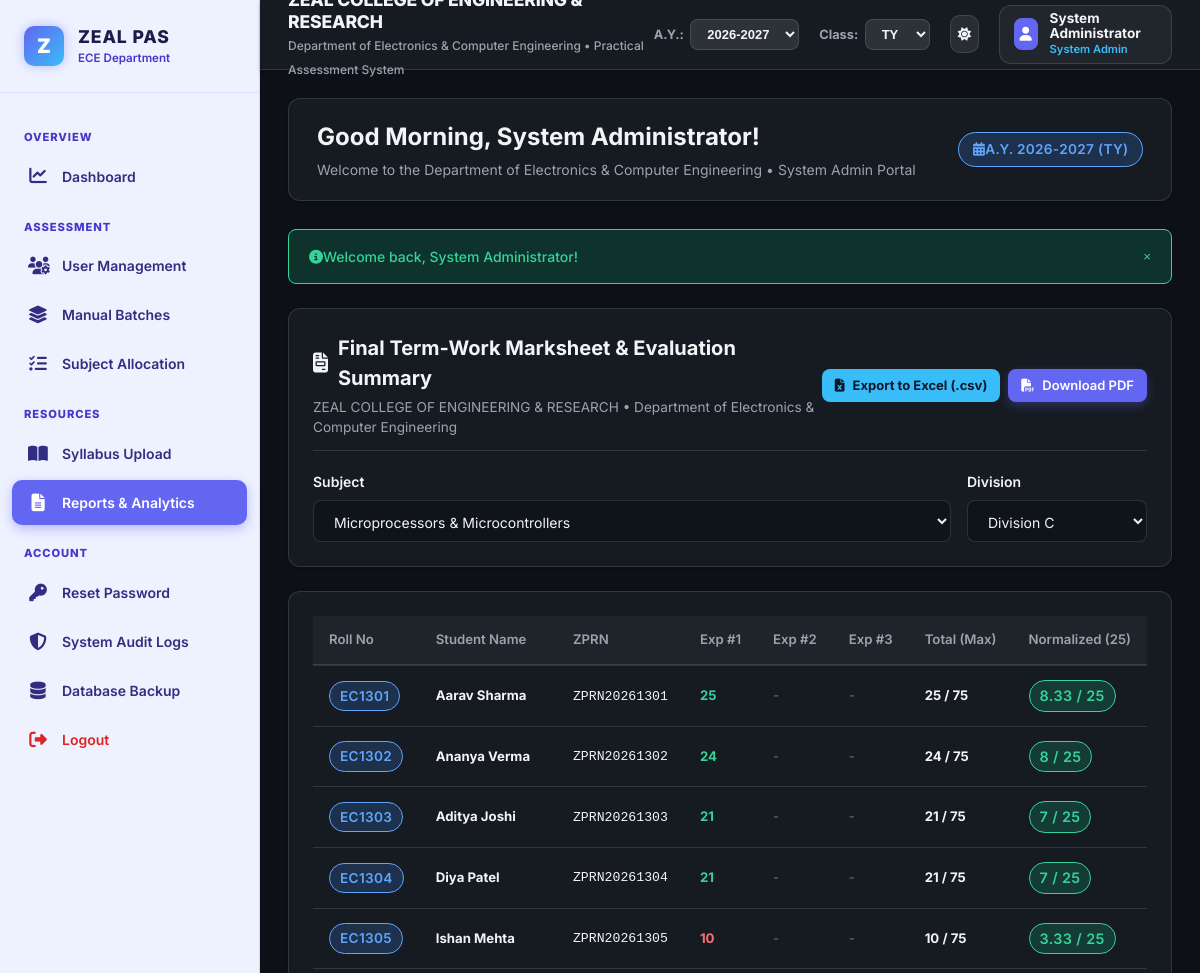
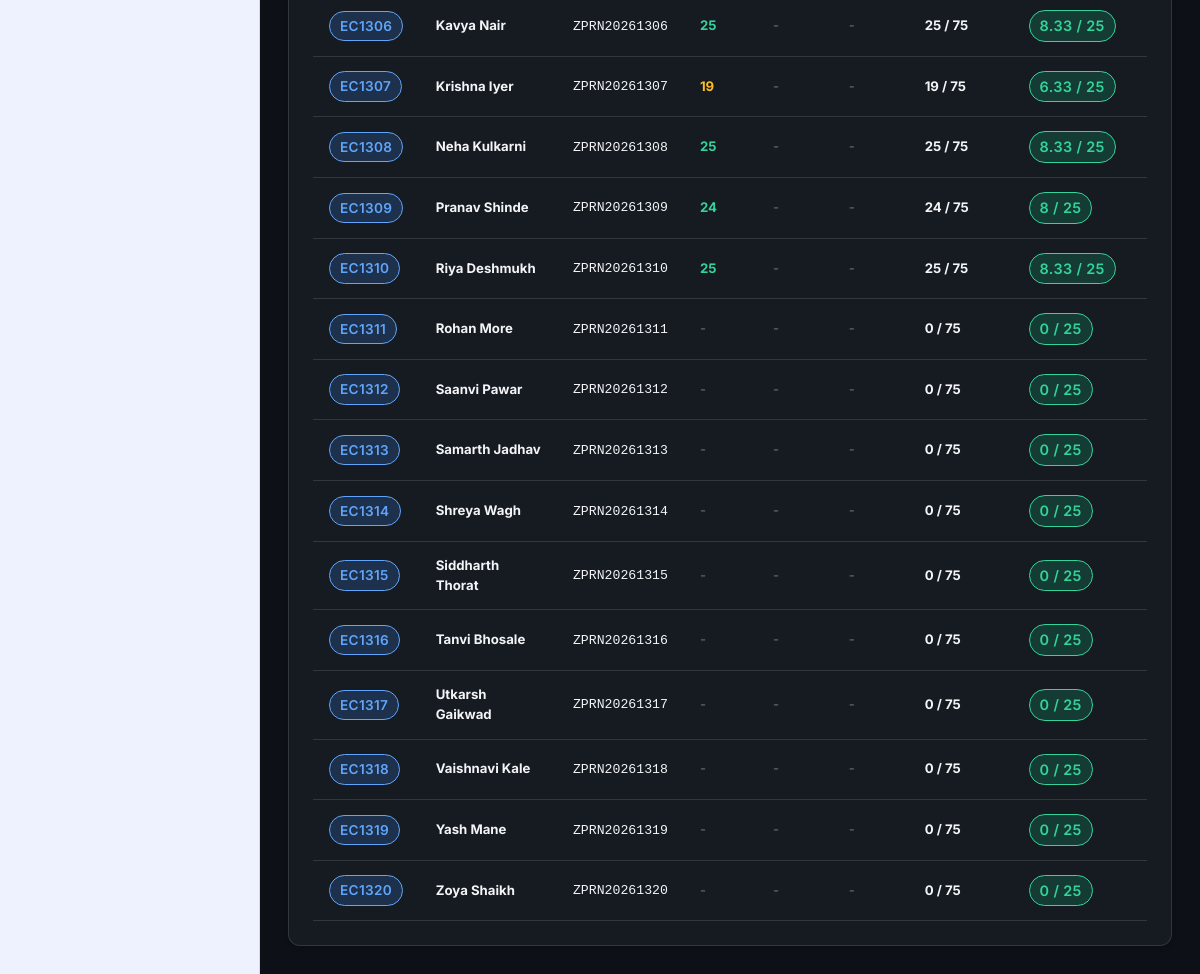
Screenshot of /reports/final_marksheet.php (signed in) with the database file from the repository (2 pictures, top to bottom).
### tables this page shows
CREATE TABLE `practicals` (
  `id` INT AUTO_INCREMENT PRIMARY KEY,
  `subject_name` VARCHAR(100) NOT NULL,
  `exp_no` INT NOT NULL,
  `title` VARCHAR(255) NOT NULL,
  `class` ENUM('FY', 'SY', 'TY', 'BY') NOT NULL DEFAULT 'TY',
  `division` VARCHAR(10) NOT NULL,
  `batch_id` INT NOT NULL,
  `faculty_id` INT NOT NULL,
  `scheduled_date` DATE NOT NULL,  
  `academic_year` VARCHAR(20) NOT NULL DEFAULT '2026-2027',
  `created_at` TIMESTAMP DEFAULT CURRENT_TIMESTAMP,
  CONSTRAINT `fk_pract_batch` FOREIGN KEY (`batch_id`) REFERENCES `batches` (`id`) ON DELETE CASCADE,
  CONSTRAINT `fk_pract_faculty` FOREIGN KEY (`faculty_id`) REFERENCES `users` (`id`) ON DELETE CASCADE,
  INDEX `idx_exp_subj` (`subject_name`, `exp_no`)
);

CREATE TABLE `users` (
  `id` INT AUTO_INCREMENT PRIMARY KEY,
  `full_name` VARCHAR(100) NOT NULL,
  `email` VARCHAR(100) UNIQUE NOT NULL,
  `password` VARCHAR(255) NOT NULL,  
  `role` ENUM('admin', 'hod', 'gfm', 'faculty', 'student', 'parent') NOT NULL,
  `student_roll_no` VARCHAR(20) DEFAULT NULL,
  `zprn` VARCHAR(50) DEFAULT NULL,
  `class` ENUM('FY', 'SY', 'TY', 'BY') DEFAULT 'TY',
  `division` VARCHAR(10) DEFAULT 'Division C',
  `phone` VARCHAR(20) DEFAULT NULL,
  `created_at` TIMESTAMP DEFAULT CURRENT_TIMESTAMP,
  INDEX `idx_role` (`role`),
  INDEX `idx_roll` (`student_roll_no`),
  INDEX `idx_class_div` (`class`, `division`)
);

### config/database.php (called while the page is built, shortened)
<?php
function execute_prepared($conn, $sql, $types = "", $params = []) {
    $stmt = mysqli_prepare($conn, $sql);
    if (!empty($types) && !empty($params)) {
        mysqli_stmt_bind_param($stmt, $types, ...$params);
    }
    if (mysqli_stmt_execute($stmt)) {
        return $stmt;
    } else {
        error_log("Execute failed: " . mysqli_stmt_error($stmt));
        mysqli_stmt_close($stmt);
        return false;
    }
}
?>

### includes/functions.php (called while the page is built, shortened)
<?php
require_once __DIR__ . '/../config/database.php';
function sanitize($data) {
    return htmlspecialchars(trim($data ?? ''), ENT_QUOTES, 'UTF-8');
}
function normalize_termwork_marks($obtained_marks, $out_of_marks, $scale_target = 25) {
    $percentage = ($obtained_marks / $out_of_marks);
    return round($percentage * $scale_target, 2);
}
?>

### reports/final_marksheet.php (the view, shortened to what this page needs)
<?php
require_once __DIR__ . '/../includes/header.php';
$class_filter = $_SESSION['class_filter'] ?? 'TY';
$division_filter = $_GET['division'] ?? 'Division C';
$subject_filter = $_GET['subject'] ?? 'Microprocessors & Microcontrollers';
$st_sql = "SELECT id, full_name, student_roll_no, zprn, class, division FROM users WHERE role = 'student' AND class = ? AND division = ? ORDER BY student_roll_no ASC";
$st_stmt = execute_prepared($conn, $st_sql, "ss", [$class_filter, $division_filter]);
$students = [];
if ($st_stmt) {
    $res = mysqli_stmt_get_result($st_stmt);
    while ($r = mysqli_fetch_assoc($res)) {
        $students[] = $r;
    }
}
$exp_sql = "SELECT id, exp_no, title FROM practicals WHERE subject_name = ? AND division = ? ORDER BY exp_no ASC";
$exp_stmt = execute_prepared($conn, $exp_sql, "ss", [$subject_filter, $division_filter]);
$experiments = [];
if ($exp_stmt) {
    $res = mysqli_stmt_get_result($exp_stmt);
    while ($ex = mysqli_fetch_assoc($res)) {
        $experiments[] = $ex;
    }
}
$assessment_matrix = [];
if (!empty($experiments)) {
    $ass_sql = "SELECT a.student_id, a.practical_id, a.total_score FROM assessment a JOIN practicals p ON a.practical_id = p.id WHERE p.subject_name = ?";
    $ass_stmt = execute_prepared($conn, $ass_sql, "s", [$subject_filter]);
    if ($ass_stmt) {
        $res = mysqli_stmt_get_result($ass_stmt);
        while ($ar = mysqli_fetch_assoc($res)) {
            $assessment_matrix[$ar['student_id']][$ar['practical_id']] = $ar['total_score'];
        }
    }
}
?>
<div class="card mb-4">
  <div class="card-header">
    <div>
      <h3 class="card-title"><i class="fas fa-file-invoice text-primary me-2"></i> Final Term-Work Marksheet & Evaluation Summary</h3>
      <p style="color: var(--text-secondary); font-size: 0.85rem; margin-top: 0.25rem;">
        <?php echo COLLEGE_NAME; ?> &bull; <?php echo DEPARTMENT_NAME; ?>
      </p>
    </div>
    <div style="display: flex; gap: 0.5rem;">
      <a href="<?php echo BASE_URL; ?>reports/export_excel.php?subject=<?php echo urlencode($subject_filter); ?>&division=<?php echo urlencode($division_filter); ?>" class="btn btn-accent btn-sm">
        <i class="fas fa-file-excel me-1"></i> Export to Excel (.csv)
      </a>
      <a href="<?php echo BASE_URL; ?>reports/export_pdf.php?subject=<?php echo urlencode($subject_filter); ?>&division=<?php echo urlencode($division_filter); ?>" target="_blank" class="btn btn-primary btn-sm">
        <i class="fas fa-file-pdf me-1"></i> Download PDF
      </a>
    </div>
  </div>
  <form method="GET" action="" class="action-bar" style="margin-bottom: 0;">
    <div style="display: flex; gap: 1rem; width: 100%; flex-wrap: wrap;">
      <div style="flex: 1; min-width: 220px;">
        <label for="subject" class="form-label">Subject</label>
        <select id="subject" name="subject" class="form-select" onchange="this.form.submit()">
          <option value="Microprocessors & Microcontrollers" <?php echo $subject_filter === 'Microprocessors & Microcontrollers' ? 'selected' : ''; ?>>Microprocessors & Microcontrollers</option>
        </select>
      </div>
      <div style="width: 180px;">
        <label for="division" class="form-label">Division</label>
        <select id="division" name="division" class="form-select" onchange="this.form.submit()">
          <option value="Division C" <?php echo $division_filter === 'Division C' ? 'selected' : ''; ?>>Division C</option>
        </select>
      </div>
    </div>
  </form>
</div>
<div class="card">
  <div class="table-responsive">
    <table class="table" style="font-size: 0.825rem;">
      <thead>
        <tr>
          <th>Roll No</th>
          <th>Student Name</th>
          <th>ZPRN</th>
          <?php foreach ($experiments as $ex): ?>
            <th class="text-center" title="<?php echo sanitize($ex['title']); ?>">Exp #<?php echo $ex['exp_no']; ?></th>
          <?php endforeach; ?>
          <th class="text-center">Total (Max)</th>
          <th class="text-center">Normalized (25)</th>
        </tr>
      </thead>
      <tbody>
        <?php if (empty($students)): ?>
          <tr><td colspan="<?php echo count($experiments) + 5; ?>" class="text-center" style="padding: 2rem; color: var(--text-muted);">No student records found.</td></tr>
        <?php else: ?>
          <?php foreach ($students as $st): ?>
            <?php
              $st_id = $st['id'];
              $row_total = 0;
              $row_max = count($experiments) * 25;
            ?>
            <tr>
              <td><strong class="badge badge-info" style="font-size: 0.85rem;"><?php echo sanitize($st['student_roll_no']); ?></strong></td>
              <td><strong style="color: var(--text-primary);"><?php echo sanitize($st['full_name']); ?></strong></td>
              <td><code><?php echo sanitize($st['zprn'] ?: '-'); ?></code></td>
              <?php foreach ($experiments as $ex): ?>
                <?php
                  $score = $assessment_matrix[$st_id][$ex['id']] ?? null;
                  if ($score !== null) { $row_total += $score; }
                ?>
                <td class="text-center">
                  <?php if ($score !== null): ?>
                    <span style="font-weight: 700; color: <?php echo $score >= 20 ? '#34d399' : ($score >= 12 ? '#fbbf24' : '#f87171'); ?>;">
                      <?php echo $score; ?>
                    </span>
                  <?php else: ?>
                    <span style="color: var(--text-muted);">-</span>
                  <?php endif; ?>
                </td>
              <?php endforeach; ?>
              <td class="text-center"><strong style="color: var(--text-primary);"><?php echo $row_total; ?> / <?php echo $row_max ?: 25; ?></strong></td>
              <td class="text-center">
                <span class="badge badge-success" style="font-size: 0.9rem;">
                  <?php echo normalize_termwork_marks($row_total, $row_max, 25); ?> / 25
                </span>
              </td>
            </tr>
          <?php endforeach; ?>
        <?php endif; ?>
      </tbody>
    </table>
  </div>
</div>
<?php include __DIR__ . '/../includes/footer.php'; ?>

### assets/css/style.css (style rules this page uses)
:root { --bg-primary: #0D1117; --bg-canvas: #161B22; --bg-card: #161B22; --bg-sidebar: #eef2ff; --sidebar-text: #312e81; --sidebar-text-active: #ffffff; --sidebar-hover: #e0e7ff; --sidebar-active-bg: #6366F1; --text-primary: #f3f4f6; --text-secondary: #9ca3af; --text-muted: #6b7280; --border-color: rgba(255, 255, 255, 0.12); --primary-color: #6366F1; --primary-hover: #4f46e5; --primary-light: rgba(99, 102, 241, 0.15); --accent-color: #38bdf8; --accent-hover: #0284c7; --status-success-bg: rgba(16, 185, 129, 0.2); --status-success-text: #34d399; --status-danger-bg: rgba(239, 68, 68, 0.2); --status-danger-text: #f87171; --status-warning-bg: rgba(245, 158, 11, 0.2); --status-warning-text: #fbbf24; --status-info-bg: rgba(59, 130, 246, 0.2); --status-info-text: #60a5fa; --shadow-sm: 0 2px 4px rgba(0, 0, 0, 0.2); --shadow-md: 0 4px 12px rgba(0, 0, 0, 0.3); --shadow-lg: 0 12px 24px rgba(0, 0, 0, 0.4); --shadow-glow: 0 0 12px rgba(99, 102, 241, 0.5); --radius-sm: 8px; --radius-md: 12px; --radius-lg: 20px; --font-family: 'Inter', system-ui, -apple-system, BlinkMacSystemFont, "Segoe UI", Roboto, sans-serif; }
* { margin: 0; padding: 0; box-sizing: border-box; }
body { font-family: var(--font-family); background-color: var(--bg-primary); color: var(--text-primary); line-height: 1.5; min-height: 100vh; display: flex; flex-direction: column; transition: background-color 0.3s ease, color 0.3s ease; }
a { color: var(--primary-color); text-decoration: none; transition: color 0.2s ease; }
.card { background: var(--bg-canvas); border-radius: var(--radius-md); border: 1px solid var(--border-color); box-shadow: var(--shadow-sm); padding: 1.5rem; margin-bottom: 1.5rem; transition: box-shadow 0.2s ease, border-color 0.2s ease; }
.card-header { display: flex; align-items: center; justify-content: space-between; margin-bottom: 1.25rem; padding-bottom: 0.75rem; border-bottom: 1px solid var(--border-color); }
.card-title { font-size: 1.25rem; font-weight: 700; color: var(--text-primary); display: flex; align-items: center; gap: 0.625rem; }
.form-label { display: block; font-size: 0.875rem; font-weight: 600; color: var(--text-primary); margin-bottom: 0.5rem; }
.form-control, .form-select { width: 100%; padding: 0.675rem 1rem; font-size: 0.875rem; font-family: inherit; color: var(--text-primary); background-color: rgba(13, 17, 23, 0.6); border: 1px solid var(--border-color); border-radius: var(--radius-sm); outline: none; transition: border-color 0.2s ease, box-shadow 0.2s ease; }
.btn { display: inline-flex; align-items: center; gap: 0.5rem; padding: 0.625rem 1.25rem; font-size: 0.875rem; font-weight: 600; border-radius: var(--radius-sm); border: 1px solid transparent; cursor: pointer; transition: all 0.2s ease; white-space: nowrap; }
.btn-primary { background-color: var(--primary-color); color: #ffffff; box-shadow: 0 4px 10px rgba(99, 102, 241, 0.3); }
.btn-accent { background-color: var(--accent-color); color: #0f172a; font-weight: 700; }
.btn-sm { padding: 0.375rem 0.75rem; font-size: 0.8125rem; }
.badge { display: inline-flex; align-items: center; padding: 0.25rem 0.625rem; font-size: 0.75rem; font-weight: 600; border-radius: 9999px; text-transform: uppercase; letter-spacing: 0.025em; }
.badge-success { background-color: var(--status-success-bg); color: var(--status-success-text); border: 1px solid var(--status-success-text); }
.badge-info { background-color: var(--status-info-bg); color: var(--status-info-text); border: 1px solid var(--status-info-text); }
.table-responsive { width: 100%; overflow-x: auto; -webkit-overflow-scrolling: touch; }
.table { width: 100%; border-collapse: collapse; font-size: 0.875rem; text-align: left; }
.table th { background-color: rgba(255, 255, 255, 0.04); color: var(--text-secondary); font-weight: 600; padding: 0.875rem 1rem; border-bottom: 2px solid var(--border-color); white-space: nowrap; }
.table td { padding: 0.875rem 1rem; border-bottom: 1px solid var(--border-color); color: var(--text-primary); vertical-align: middle; }

### assets/css/dashboard.css (style rules this page uses)
.action-bar { display: flex; gap: 1rem; align-items: center; justify-content: space-between; flex-wrap: wrap; margin-bottom: 1.5rem; }

### rows the page displays
practicals: exp_no "1"
practicals: exp_no "2"
practicals: exp_no "3"
users: student_roll_no "EC1301", full_name "Aarav Sharma", zprn "ZPRN20261301", id "25", row_total "25", row_max "75", row_max "8.33"
users: student_roll_no "EC1302", full_name "Ananya Verma", zprn "ZPRN20261302", id "24", row_total "24", row_max "75", row_max "8"
users: student_roll_no "EC1303", full_name "Aditya Joshi", zprn "ZPRN20261303", id "21", row_total "21", row_max "75", row_max "7"
users: student_roll_no "EC1304", full_name "Diya Patel", zprn "ZPRN20261304", id "21", row_total "21", row_max "75", row_max "7"
users: student_roll_no "EC1305", full_name "Ishan Mehta", zprn "ZPRN20261305", id "10", row_total "10", row_max "75", row_max "3.33"
users: student_roll_no "EC1306", full_name "Kavya Nair", zprn "ZPRN20261306", id "25", row_total "25", row_max "75", row_max "8.33"
users: student_roll_no "EC1307", full_name "Krishna Iyer", zprn "ZPRN20261307", id "19", row_total "19", row_max "75", row_max "6.33"
users: student_roll_no "EC1308", full_name "Neha Kulkarni", zprn "ZPRN20261308", id "25", row_total "25", row_max "75", row_max "8.33"
users: student_roll_no "EC1309", full_name "Pranav Shinde", zprn "ZPRN20261309", id "24", row_total "24", row_max "75", row_max "8"
users: student_roll_no "EC1310", full_name "Riya Deshmukh", zprn "ZPRN20261310", id "25", row_total "25", row_max "75", row_max "8.33"
users: student_roll_no "EC1311", full_name "Rohan More", zprn "ZPRN20261311", row_total "0", row_max "75", row_max "0"
users: student_roll_no "EC1312", full_name "Saanvi Pawar", zprn "ZPRN20261312", row_total "0", row_max "75", row_max "0"
users: student_roll_no "EC1313", full_name "Samarth Jadhav", zprn "ZPRN20261313", row_total "0", row_max "75", row_max "0"
users: student_roll_no "EC1314", full_name "Shreya Wagh", zprn "ZPRN20261314", row_total "0", row_max "75", row_max "0"
users: student_roll_no "EC1315", full_name "Siddharth Thorat", zprn "ZPRN20261315", row_total "0", row_max "75", row_max "0"
users: student_roll_no "EC1316", full_name "Tanvi Bhosale", zprn "ZPRN20261316", row_total "0", row_max "75", row_max "0"
users: student_roll_no "EC1317", full_name "Utkarsh Gaikwad", zprn "ZPRN20261317", row_total "0", row_max "75", row_max "0"
users: student_roll_no "EC1318", full_name "Vaishnavi Kale", zprn "ZPRN20261318", row_total "0", row_max "75", row_max "0"
users: student_roll_no "EC1319", full_name "Yash Mane", zprn "ZPRN20261319", row_total "0", row_max "75", row_max "0"
users: student_roll_no "EC1320", full_name "Zoya Shaikh", zprn "ZPRN20261320", row_total "0", row_max "75", row_max "0"

### other values shown
DEPARTMENT_NAME "Department of Electronics & Computer Engineering"
APP_NAME "Practical Assessment System"
$logged_user['full_name'] "System Administrator"
get_role_label($logged_user['role'] ?? '') "System Admin"
get_time_greeting() "Good Morning"
$user['full_name'] "System Administrator"
get_role_label($user['role'] ?? '') "System Admin"
$_SESSION['academic_year'] "2026-2027"
$_SESSION['class_filter'] "TY"
$flash['message'] "Welcome back, System Administrator!"
COLLEGE_NAME "ZEAL COLLEGE OF ENGINEERING & RESEARCH"
form field value "2026-2027"
form field value "TY"
